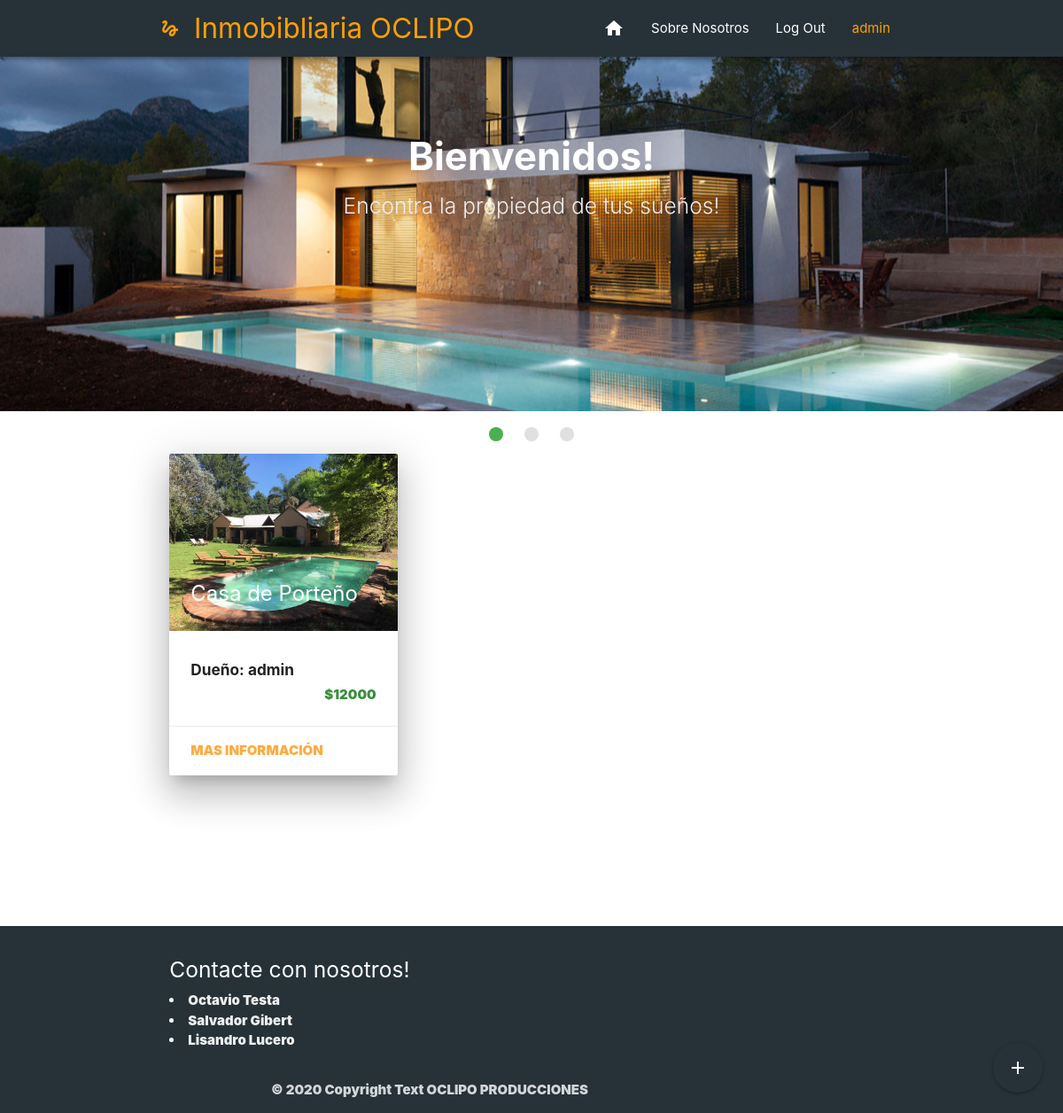
The app's page / (signed in) with its own data.
### Inmobibliaria/models.py (models this page shows, shortened)
class Propiedad(models.Model):
    usuario = models.ForeignKey(User, on_delete=models.CASCADE, null=False)
    titulo = models.CharField(max_length=20)
    precio = models.IntegerField()
    ubicacion = models.ForeignKey('Ubicacion', on_delete=models.CASCADE, null=False)
    barrio = models.CharField(max_length=30)
    calle = models.CharField(max_length=30)
    numero = models.IntegerField()
    tipo = models.CharField(max_length=12,choices=TIPO_CHOICES)
    estado = models.CharField(max_length=8,choices=STATUS_CHOICES,default='Venta')
    habitaciones = models.IntegerField()
    baños = models.IntegerField()
    tamaño = models.IntegerField()
    descripcion = models.TextField(max_length=2000)

### Inmobibliaria/views.py (the view)
# urls.py: path('', homeview, name = "home"),
def homeview(request):
    propiedades = Propiedad.objects.all()
    imagenes = []#Array donde voy a guardar las imagenes
    for pro in propiedades: #Itero los libros
        imagen = Imagen.objects.filter(propiedad=pro).first() #Geteo la primera imagen que corresponda a ese libro
        imagenes.append(imagen.foto) #Agrego su nombre
    return render(request, "Inmobibliaria/home.html",{'propiedades':propiedades, 'imagenes':imagenes})

### Inmobibliaria/templatetags/index.py (called while the page is built)
@register.filter
def index(indexable, i):
    return indexable[i]

### Inmobibliaria/templates/Inmobibliaria/home.html (shortened to what this page needs)
{% extends 'Inmobibliaria/base.html' %}
{% block content %}
{% include 'Inmobibliaria/imagenes.html' %}
{% if user.is_authenticated %}
<div class="fixed-action-btn">
  <a class="btn-floating btn-large red modal-trigger pulse blue-grey darken-4" href="formulario/">
    <i class="large material-icons">add</i>
  </a>
</div>
{% endif %}
<div class="container ">
    <div class="row">
        {% load index %}
      {% for pro in propiedades %}
        <div class="col s12 m4">
          <div class="card z-depth-5">
            <div class="card-image ">
              <img class="materialboxed" src = "media/{{ imagenes|index:forloop.counter0 }}" width="200" height="200">
              <span class="card-title text-darken-2 " ><b>{{pro.titulo}}<b/></span>
            </div>
            <div class="card-content">
              <h6 class="truncate"><b> Dueño: {{pro.usuario}} </b></h6>
              <p class="truncate right-align green-text text-darken-2"><b>${{pro.precio}}<b/></p>
            </div>
            <div class="card-action">
              <a href="propiedad/{{pro.id}}">Mas Información</a>
            </div>
          </div>
        </div>
      {% endfor %}
      </div>
      </div>
<br>
<br>
<br>
<br>
<br>
<br>
        <footer class="page-footer blue-grey darken-4 ">
          <div class="container">
            <div class="row">
              <div class="col l6 s12">
                <h5 class="white-text">Contacte con nosotros!</h5>
                  <li><a class="grey-text text-lighten-3" href="https://www.instagram.com/octa.testa/"> Octavio Testa</a></li>
                  <li><a class="grey-text text-lighten-3" href="https://www.instagram.com/salvagibert/"> Salvador Gibert</a></li>
                  <li><a class="grey-text text-lighten-3" href="https://www.instagram.com/licholucero_/"> Lisandro Lucero</a></li>
              </div>
          </div>
          <div class="footer-copyright">
            <div class="container">
            © 2020 Copyright Text OCLIPO PRODUCCIONES
            </div>
          </div>
        </footer>
{% endblock %}

### Inmobibliaria/templates/Inmobibliaria/navbar.html (shortened to what this page needs)
{% load static %}
<div class="navbar-fixed  ">
    <nav class="blue-grey darken-4 z-depth-2 ">
      <div class="nav-wrapper container ">
        <a class="brand-logo text-warning amber-text text-darken-2 " href="{% url "home" %}" ><i class="medium material-icons ">gesture</i>Inmobibliaria OCLIPO</a>
        <ul id="nav-mobile" class="right hide-on-med-and-down text-warning">
          <li><a href="/" ><i class="medium material-icons  ">home</i></a>
          <li><a href="" class="">Sobre Nosotros</a></li>
{% if user.is_authenticated %}
            <li><a href="/logout" class="">Log Out</a></li>
            <li><a  class="amber-text text-darken-2">{{user.username}}</a></li>
{% else %}
            <li><a href="/login" class="">Sign Up</a></li>
            <li><a href="/register" class="">Register</a></li>
{% endif %}
        </ul>
      </div>
    </nav>
  </div>

### records on screen
Propiedad: titulo "Casa de Porteño", usuario "admin", precio "12000"

### other values on screen
{{ user.username }} "admin"
